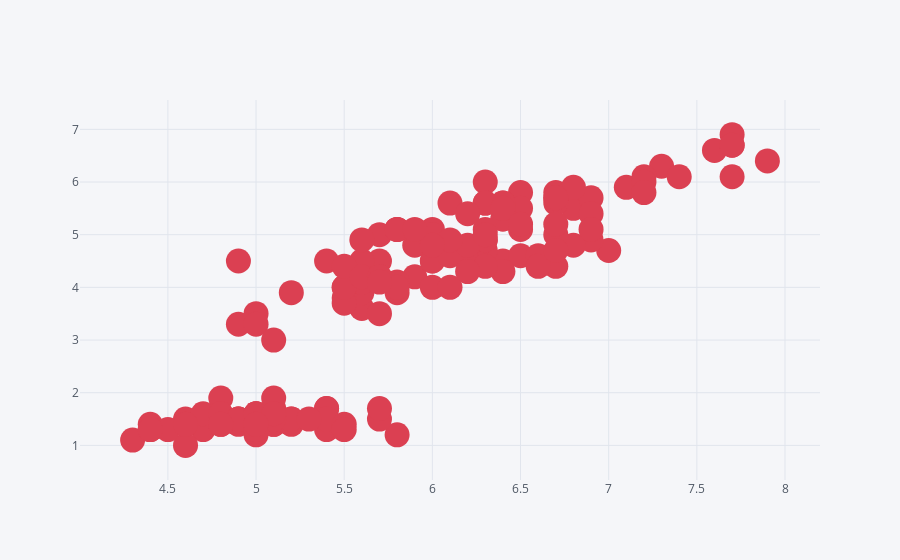

The notebook cell saved with this chart:
### Code cell
df.iplot(x='sepal_length',y='petal_length',mode='markers',size=25,colors='red')

### Figure 1 — Plotly figure (JSON) as saved in the notebook; plotly's stock layout.template omitted (floating-point values rounded to 4 significant figures; data arrays with more than 128 entries replaced by an {"elided": "..."} marker saying what was removed)
{"data": [{"line": {"color": "rgba(219, 64, 82, 1.0)", "dash": "solid", "shape": "linear", "width": 1.3}, "marker": {"size": 25, "symbol": "circle"}, "mode": "markers", "name": "petal_length", "text": "", "type": "scatter", "x": {"elided": "150 float values"}, "y": {"elided": "150 float values"}}], "layout": {"legend": {"bgcolor": "#F5F6F9", "font": {"color": "#4D5663"}}, "paper_bgcolor": "#F5F6F9", "plot_bgcolor": "#F5F6F9", "title": {"font": {"color": "#4D5663"}}, "xaxis": {"gridcolor": "#E1E5ED", "showgrid": true, "tickfont": {"color": "#4D5663"}, "title": {"font": {"color": "#4D5663"}, "text": ""}, "zerolinecolor": "#E1E5ED"}, "yaxis": {"gridcolor": "#E1E5ED", "showgrid": true, "tickfont": {"color": "#4D5663"}, "title": {"font": {"color": "#4D5663"}, "text": ""}, "zerolinecolor": "#E1E5ED"}}}
